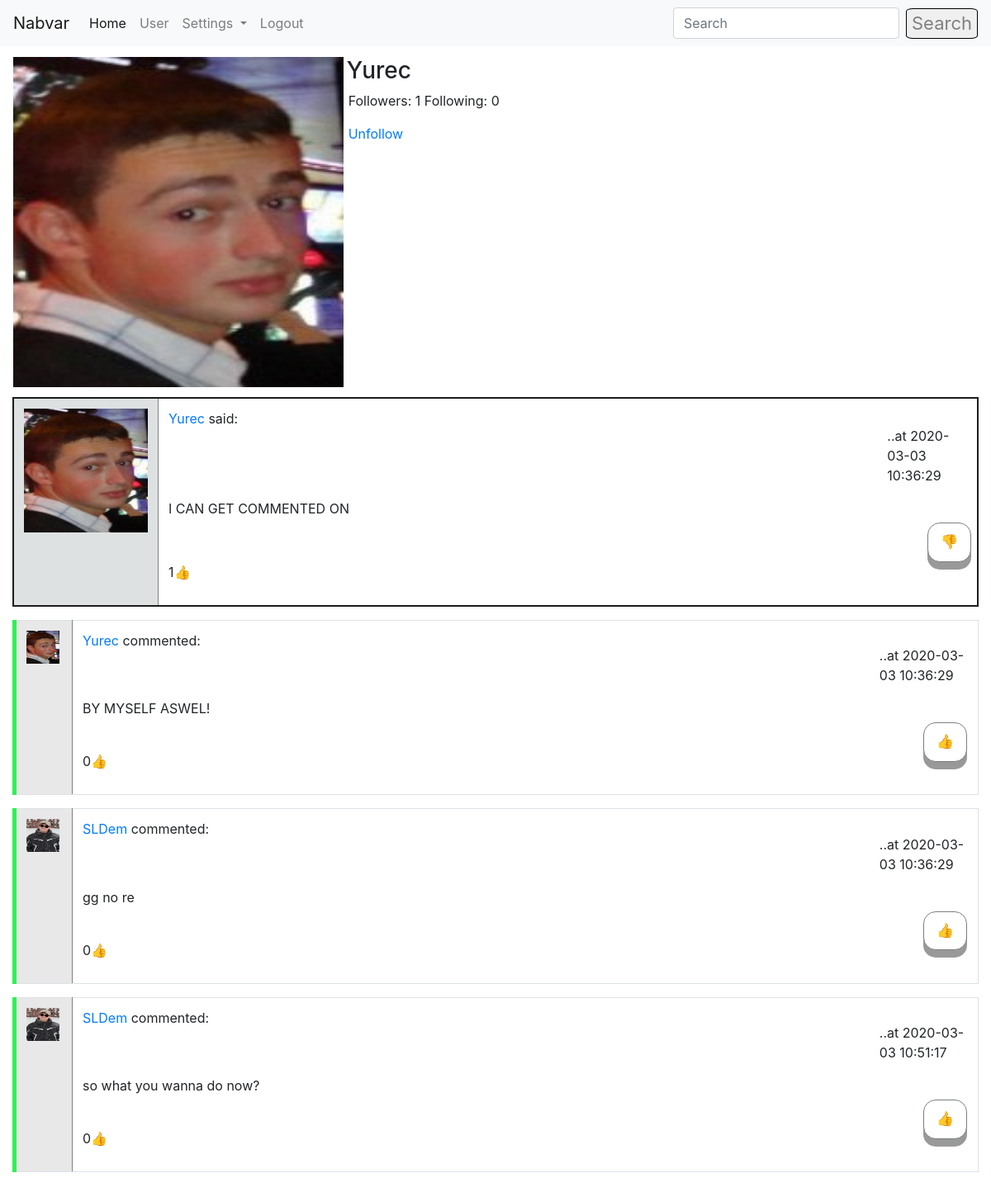
The app's page /user/Yurec (signed in) with its own data.
### app/models.py (models this page shows, shortened)
class User(UserMixin, db.Model):
    id = db.Column(db.Integer, primary_key=True)
    username = db.Column(db.String(64), index=True, unique=True)
    email = db.Column(db.String(124), index=True, unique=True)
    password_hash = db.Column(db.String(128))
    about_me = db.Column(db.String(1024))
    last_seen = db.Column(db.DateTime, default=datetime.utcnow())
    avatar_set = db.Column(db.Boolean, default=False)
    posts = db.relationship("Post", backref='author', lazy='dynamic')
    comments = db.relationship("Comment", backref='commenter', lazy='dynamic')
    followed = db.relationship(
        'User', secondary=followers,
        primaryjoin=(followers.c.follower_id == id),
        secondaryjoin=(followers.c.followed_id == id),
        backref=db.backref('followers', lazy='dynamic'), lazy='dynamic')
    liked = db.relationship(
        'PostLike',
        foreign_keys='PostLike.user_id',
        backref='user', lazy='dynamic')
    comment_liked = db.relationship(
        'CommentLike',
        foreign_keys='CommentLike.user_id',
        backref='user', lazy='dynamic')
    def is_following(self, user):
        return self.followed.filter(
            followers.c.followed_id == user.id).count() > 0
    def liked_post(self, post):
        return PostLike.query.filter(PostLike.user_id == self.id,
                                     PostLike.post_id == post.id).count() > 0
    def liked_comment(self, comment):
        return CommentLike.query.filter(CommentLike.user_id == self.id,
                                        CommentLike.comment_id == comment.id).count() > 0

class Post(db.Model):
    id = db.Column(db.Integer, primary_key=True)
    body = db.Column(db.String(140))
    timestamp = db.Column(db.DateTime, index=True, default=datetime.utcnow())
    user_id = db.Column(db.Integer, db.ForeignKey('user.id'))
    likes = db.relationship('PostLike', backref='post', lazy='dynamic')
    comments = db.relationship('Comment', backref='comment', lazy='dynamic')

class Comment(db.Model):
    id = db.Column(db.Integer, primary_key=True)
    body = db.Column(db.String(1028))
    timestamp = db.Column(db.DateTime(), default=datetime.utcnow(), index=True)
    post_id = db.Column(db.Integer, db.ForeignKey('post.id'))
    user_id = db.Column(db.Integer, db.ForeignKey('user.id'))
    comment_likes = db.relationship('CommentLike', backref='comment', lazy='dynamic')

### app/routes.py (the view)
@login_required
@app.route('/user/<username>')
def user(username):
    if current_user.is_authenticated:
        user = User.query.filter_by(username=username).first_or_404()
        posts = user.posts.order_by(Post.timestamp.desc())
        comments = Comment.query.all()
        return render_template('user.html', title='User Page', user=user, username=current_user.username,
                               posts=posts, comments=comments)
    return redirect(url_for('login'))

### app/models.py (called while the page is built)
@login.user_loader
def load_user(id):
    return User.query.get(int(id))

### app/routes.py (called while the page is built)
@app.before_request
def before_request():
    if current_user.is_authenticated:
        current_user.last_seen = datetime.utcnow()
        db.session.commit()

### app/templates/user.html (shortened to what this page needs)
{% extends "base.html" %}
{% block app_content %}
    <table style="margin-top: 1%; ">
        <tr valign="top" style="width: 100%;">
            <td>
                {% if user.avatar_set %}
                    <img height="400px" width="400px" src="/static/{{user.username}}.jpg">
                {% else %}
                    <img style="border-style: solid; border-radius: 10%; border-color: black; border-width: 1px; background-color: white;" src="{{ avatars.robohash(user.username, size='400') }}" />
                {% endif %}
            </td>
            <td>
                <h3 style="margin-left: 1%;">{{ user.username }}</h3>
                <p style="margin-left: 2%; width: 220%;">Followers: {{ user.followers.count() }} Following: {{ user.followed.count() }}</p>
                {% if user == current_user %}
                    <p style="margin-left: 2%;"></p>
                {% elif not current_user.is_following(user) %}
                    <p style="margin-left: 2%;"><a href="{{ url_for('follow', username=user.username) }}">Follow</a></p>
                {% else %}
                    <p style="margin-left: 2%;"><a href="{{ url_for('unfollow', username=user.username) }}">Unfollow</a></p>
                {% endif %}
            </td>
        </tr>
    </table>
<div style="margin-top: 1%;">
    {% for post in posts %}
        {% include "_post.html" %}
    {% endfor %}
</div>
{% endblock %}

### app/templates/base.html (shortened to what this page needs)
<!doctype html>
<html>
    <head>
        <link rel="stylesheet" href="https://stackpath.bootstrapcdn.com/bootstrap/4.4.1/css/bootstrap.min.css">
    </head>
    <body>
        <nav class="navbar navbar-expand-lg navbar-light bg-light">
          <a class="navbar-brand" href="#">Nabvar</a>
          <div class="collapse navbar-collapse" id="navbarSupportedContent">
            <ul class="navbar-nav mr-auto">
              <li class="nav-item active">
                <a class="nav-link" href="/home">Home <span class="sr-only">(current)</span></a>
              </li>
              <li class="nav-item">
                <a class="nav-link" href="{{url_for('user', username=current_user.username) }}">User</a>
              </li>
              <li class="nav-item dropdown">
                <a class="nav-link dropdown-toggle" href="#" id="navbarDropdown" role="button" data-toggle="dropdown" aria-haspopup="true" aria-expanded="false">
                  Settings
                </a>
              </li>
              {% if current_user.is_anonymous %}
              <li class="nav-item">
                <a class="nav-link" href="/login">Login</a>
              </li>
              {% else %}
              <li class="nav-item">
                <a class="nav-link" href="/logout">Logout</a>
              </li>
              {% endif %}
            </ul>
            <form class="form-inline my-2 my-lg-0">
              <input class="form-control mr-sm-2" type="search" placeholder="Search" aria-label="Search">
              <button class="search_button" type="submit">Search</button>
            </form>
          </div>
        </nav>
    </body>
</html>
{% block content %}
    <div class="container-fluid">
        {% block app_content %}{% endblock %}
    </div>
{% endblock %}

### app/templates/_post.html (shortened to what this page needs)
<table class="table table-bordered">
    <tr style="border: solid; border-color: #1B1C1C; border-width: 2px;">
        <td width="70x" style="background-color: #DEE1E1; border-right: 1px solid grey;">
            <a href="{{ url_for('user', username=post.author.username) }}">
                {% if post.author.avatar_set %}
                    <img height="150px" width="150px" src="{{ url_for('static', filename=post.author.username + '.jpg') }}">
                {% else %}
                    <img style="border-style: solid; border-radius: 10%; border-color: black; border-width: 1px; background-color: white;" src="{{ avatars.robohash(post.author.username, size='150') }}" />
                {% endif %}
            </a>
        </td>
        <td>
            <p><a href="{{ url_for('user', username=post.author.username) }}">
                {{ post.author.username }}
            </a>said: </p> <p style="margin-left: 90%; margin-top: -2%;">..at {{post.timestamp.replace(microsecond=0)}}</p>
            <p style="width: 60%;" id="post{{ post.id }}">{{ post.body }}</p>
            <div class="button" style="margin-left: 95%; margin-top: -2%;">
            {% if current_user.liked_post(post) %}
                <a href="{{ url_for('like_action', post_id=post.id, action='dislike') }}">&#128078</a>
            {% else %}
                <a href="{{ url_for('like_action', post_id=post.id, action='like') }}">&#128077</a>
            {% endif %}
            </div>
            <p style="width: 11%;">{{ post.likes.count() }}&#128077</p>
        </td>
    </tr>
    {% for comment in comments %}
        {% if comment in post.comments %}
            {% include "_comment.html" %}
        {% endif %}
    {% endfor %}
</table>

### app/templates/_comment.html
<table class="table table-bordered" style="border-left: 5px solid; border-color: #30F153">
    <tr>
        <td width="70x" style="background-color: #E8E8E8; border-right: 1px solid grey;">
            <a href="{{ url_for('user', username=comment.commenter.username) }}">
                {% if comment.commenter.avatar_set %}
                    <img height="40px" width="40px" src="{{ url_for('static', filename=comment.commenter.username + '.jpg') }}">
                {% else %}
                    <img style="border-style: solid; border-radius: 10%; border-color: black; border-width: 1px; background-color: white;" src="{{ avatars.robohash(comment.commenter.username, size='40') }}" />
                {% endif %}
            </a>
        </td>
        <td>
            <p><a href="{{ url_for('user', username=comment.commenter.username) }}">
                {{ comment.commenter.username }}
            </a>commented: </p> <p style="margin-left: 90%; margin-top: -2%;">..at {{comment.timestamp.replace(microsecond=0)}}</p>
            <p style="width: 60%;">{{ comment.body }}</p>
            <div class="button" style="margin-left: 95%; margin-top: -2%; margin-bottom: -10%;">
            {% if current_user.liked_comment(comment) %}
                <a href="{{ url_for('comment_like_action', comment_id=comment.id, action='dislike') }}">&#128078</a>
            {% else %}
                <a href="{{ url_for('comment_like_action', comment_id=comment.id, action='like') }}">&#128077</a>
            {% endif %}
            </div>
            <p style="width: 11%;">{{ comment.comment_likes.count() }}&#128077</p>
        </td>
    </tr>
</table>

### app/templates/base.html (style rules this page uses)
.search_button { border-style: solid; border-width: 0.7px; border-radius: 10%; color: grey !important; font-size: 22px; }
.button { outline: none !important; display: inline-block; padding: 10px 15px; font-size: 17px; cursor: pointer; text-align: center; text-decoration: none; outline: none; color: black !important; background-color: white; border: solid; border-color: #7B7E84; border-width: 1px; border-radius: 15px; box-shadow: 0 9px #999; }

### records on screen
User: username (picture), username "Yurec"
Post: username (picture), author.username "Yurec", timestamp.replace "2020-03-03 10:36:29", body "I CAN GET COMMENTED ON", likes.count "1"
Comment: username (picture), commenter.username "Yurec", timestamp.replace "2020-03-03 10:36:29", body "BY MYSELF ASWEL!", comment_likes.count "0"
Comment: username (picture), commenter.username "SLDem", timestamp.replace "2020-03-03 10:36:29", body "gg no re", comment_likes.count "0"
Comment: username (picture), commenter.username "SLDem", timestamp.replace "2020-03-03 10:51:17", body "so what you wanna do now?", comment_likes.count "0"

### other values on screen
{{ user.followers.count() }} "1"
{{ user.followed.count() }} "0"
